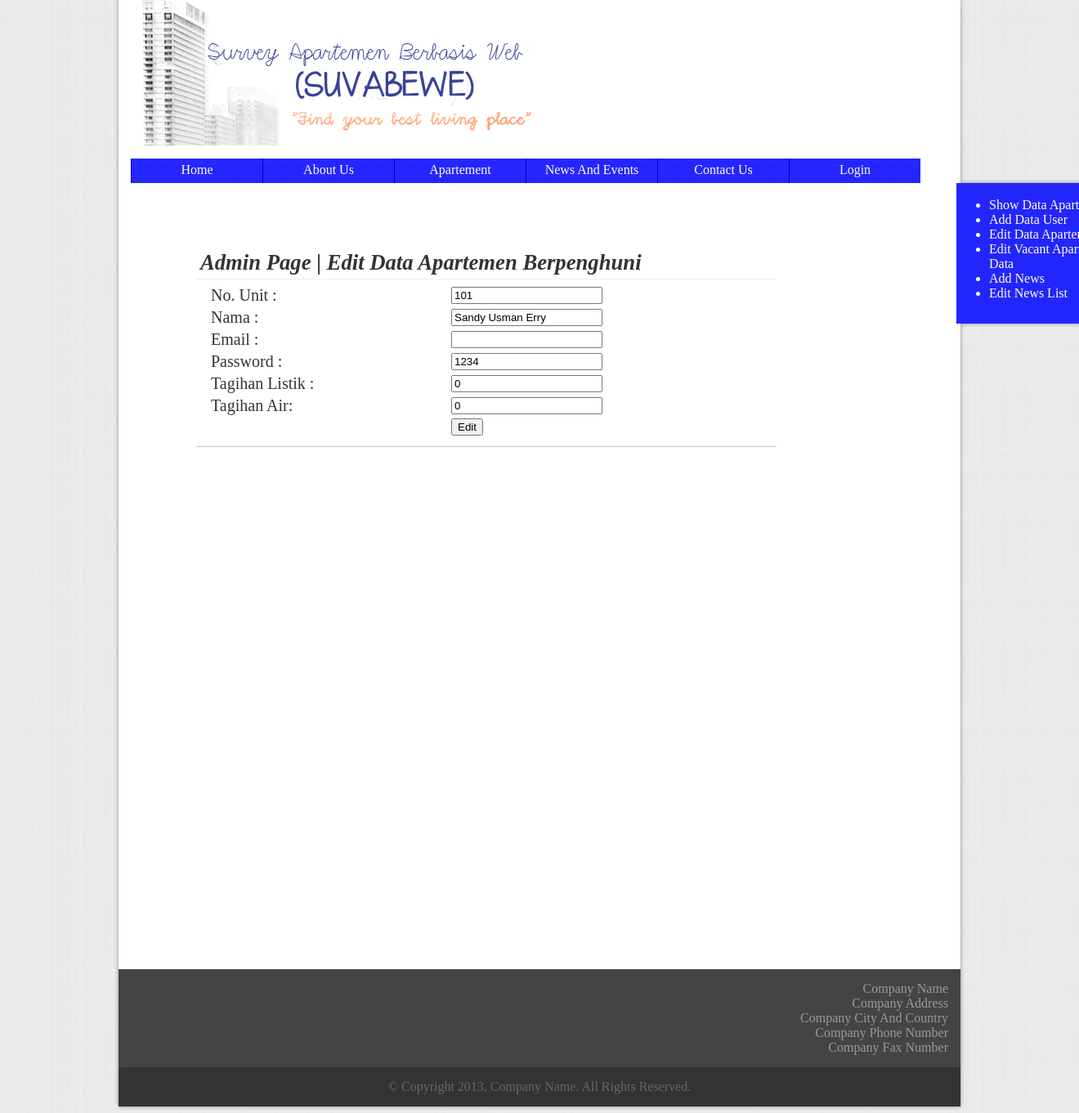
The page /file/update_apt.php?target=101 on the database its author committed.
### tables this page shows
CREATE TABLE IF NOT EXISTS `apartemen` (
  `no_kamar` int(5) NOT NULL,
  `type_kamar` varchar(1) NOT NULL,
  `spec_kamar` text NOT NULL,
  `password` text NOT NULL,
  `nama_pemilik` text NOT NULL,
  `email` text NOT NULL,
  `available` tinyint(1) NOT NULL DEFAULT '1',
  `harga` int(20) NOT NULL,
  `booked` tinyint(1) NOT NULL DEFAULT '0',
  `booked_fee` int(20) NOT NULL,
  `booked_date` date NOT NULL,
  `tagihan_listrik` int(20) NOT NULL,
  `tagihan_air` int(20) NOT NULL,
  `gambar_tidur1` text NOT NULL,
  `gambar_tidur2` text NOT NULL,
  `gambar_tidur3` text NOT NULL,
  `gambar_makan` text NOT NULL,
  `gambar_dapur` text NOT NULL,
  `gambar_mandi` text NOT NULL,
  `gambar_tamu` text NOT NULL,
  `gambar_balkon` text NOT NULL,
  PRIMARY KEY (`no_kamar`)
);

### file/update_apt.php (the view, shortened to what this page needs)
<html>
	<head>
		<link rel="stylesheet" href="../css/templates.css" type="text/css" />
		<?php
		$no_kamar = $_GET['target'];
		$pilihtabel=mysql_query("SELECT * FROM apartemen WHERE no_kamar='" . $no_kamar . "'");
		$no_kamar = $_GET['target'];
		$pilihtabel=mysql_query("SELECT * FROM apartemen WHERE no_kamar='" . $no_kamar . "'");
		$data=Array();
		$row = mysql_fetch_array($pilihtabel);
		$data['no_kamar'] = $row['no_kamar'];
		$data['nama_pemilik'] = $row['nama_pemilik'];
		$data['email'] = $row['email'];
		$data['password'] = $row['password'];
		$data['tagihan_listrik'] = $row['tagihan_listrik'];
		$data['tagihan_air'] = $row['tagihan_air'];
	?>
	</head>
	<body>
		<div class="wrapper" id="wrapper">
			<?php include_once ('header.php');?>
			<?php include_once('sidemenu.php');?>
			<div class="container confmargin" style="height:900px">
				<div class="section aptsec">
					<div class="sectionheader bottomline">
						<b>Admin Page | Edit Data Apartemen Berpenghuni </b>
					</div>
					<div class="sectioncontent ">
					<table>
						<form method="post">
						<tr>
							<td width="300"> <label class="aptspace"> No. Unit : </label></td>
							<td> <input type="text" name="no_kamar" value="<?php echo $data["no_kamar"]?>"readonly> </td>
						</tr>
						<tr >
							<td> <label class="aptspace"> Nama : </label></td>
							<td> <input type="text" name="nama" value="<?php echo $data["nama_pemilik"]?>"readonly></td>
						</tr>
						<tr>
							<td> <label class="aptspace"> Email : </label></td>
							<td> <input type="text" name="email" value="<?php echo $data["email"]?>" readonly/></td>
						</tr>
						<tr>
							<td> <label class="aptspace"> Password : </label></td>
							<td> <input type="text" name="password" value="<?php echo $data["password"]?>" /></td>
						</tr>
						<tr>
							<td> <label class="aptspace"> Tagihan Listik : </label></td>
							<td> <input type="text" name="tagihan_listrik" value="<?php echo $data["tagihan_listrik"]?>" /></td>
						</tr>
						<tr>
							<td> <label class="aptspace"> Tagihan Air: </label></td>
							<td> <input type="text" name="tagihan_air" value="<?php echo $data["tagihan_air"]?>"/></td>
						</tr>
						<tr>
							<td>&nbsp; </td>
							<td rowspan="2"><input type="submit" name="edit" value="Edit"/></td>
						</tr>
						</form>
					</table>
					</div>
				</div>
			</div>
		</div>
	</body>
</html>
</html>

### css/templates.css (style rules this page uses)
body { background-image:url("../img/bg-body.png"); background-repeat:repeat; color:#333333; font-family:"Cambria"; font-size:16px; }
.wrapper { width:1000px; margin:-10px auto 0px auto; padding:0px 15px 0px 15px; background-color:#FFFFFF; box-shadow: 0px 0px 5px #888888; }
.footer { width:1020; margin:0px -15px 0px -15px; padding:5px; }
.subfooter1 { width:1000; margin-left:-5px; padding:15px; background-color:#444444; color:#999999; text-align:right; }
.subfooter2 { width:1000; margin:0px 0px -5px -5px; padding:15px; background-color:#333333; color:#666666; text-align:center; }
.container { width:980px; padding:10px; }
.section { border-bottom:solid thin #CCCCCC; float:left; padding:5px; }
.sectionheader { width:100%; padding:5px; height:30px; font-family:"Bodoni MT"; font-size:20pt; font-style:italic; margin-left:-5px; margin-top:-5px; }
.sectioncontent { width:100%; padding:5px; margin-left:-5px; color:#666666; }
.bottomline { border-bottom:solid thin #EEEEEE; }
.aptsec { width:700px; margin-left:70px; margin-top:30px; height:auto; }
.aptspace { padding-left:10px; margin-top:30px; text-align:left; font-size:20px; }
.confmargin { margin-top:-135px; }

### rows shown on the page
apartemen: no_kamar "101", nama "Sandy Usman Erry", password "1234", tagihan_listrik "0", tagihan_air "0"
